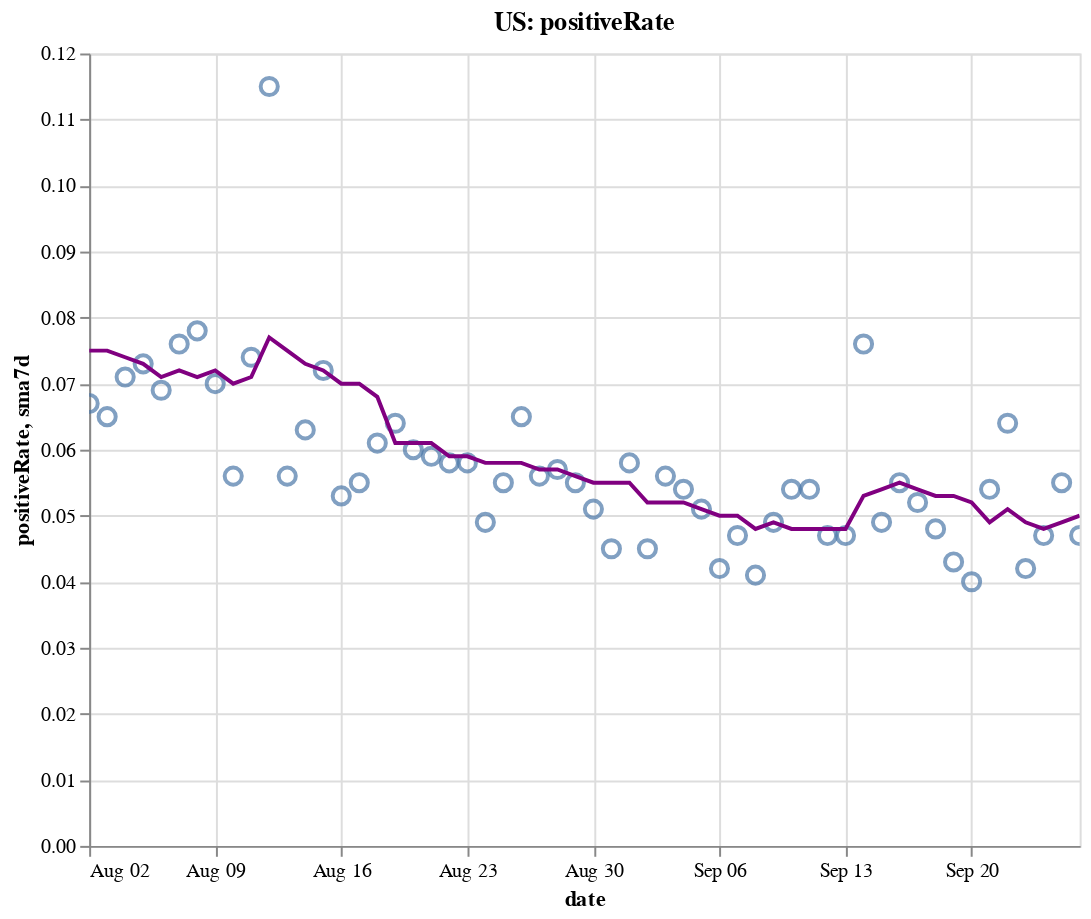

Write notebook code for a chart like this one.
### Code cell
create_plot(us, 'positiveRate')

### Figure 1 — Vega-Lite specification as saved in the notebook (floating-point values rounded to 4 significant figures)
{"config": {"view": {"continuousWidth": 400, "continuousHeight": 300}}, "layer": [{"layer": [{"mark": {"type": "point", "size": 75}, "encoding": {"tooltip": [{"type": "temporal", "field": "date"}, {"type": "quantitative", "field": "positiveRate"}, {"type": "quantitative", "field": "sma7d"}], "x": {"type": "temporal", "field": "date"}, "y": {"type": "quantitative", "field": "positiveRate"}}, "selection": {"selector004": {"type": "interval", "bind": "scales", "encodings": ["x", "y"]}}}, {"mark": {"type": "line", "color": "purple"}, "encoding": {"x": {"type": "temporal", "field": "date"}, "y": {"type": "quantitative", "field": "sma7d"}}}]}, {"mark": {"type": "rule", "color": "#aaa"}, "encoding": {"x": {"type": "temporal", "field": "date"}}, "transform": [{"filter": {"selection": "selector003"}}]}, {"mark": "circle", "encoding": {"opacity": {"condition": {"value": 1, "selection": "selector003"}, "value": 0}, "tooltip": [{"type": "temporal", "field": "date"}, {"type": "quantitative", "field": "positiveRate"}, {"type": "quantitative", "field": "sma7d"}], "x": {"type": "temporal", "field": "date"}, "y": {"type": "quantitative", "field": "positiveRate"}}, "selection": {"selector003": {"type": "single", "encodings": ["x"], "on": "mouseover", "nearest": true, "empty": "none"}}}, {"mark": {"type": "text", "align": "left", "dx": 5, "dy": -5, "stroke": "white", "strokeWidth": 2}, "encoding": {"text": {"type": "quantitative", "field": "positiveRate"}, "tooltip": [{"type": "temporal", "field": "date"}, {"type": "quantitative", "field": "positiveRate"}, {"type": "quantitative", "field": "sma7d"}], "x": {"type": "temporal", "field": "date"}, "y": {"type": "quantitative", "field": "positiveRate"}}, "transform": [{"filter": {"selection": "selector003"}}]}, {"mark": {"type": "text", "align": "left", "dx": 5, "dy": -5}, "encoding": {"text": {"type": "quantitative", "field": "positiveRate"}, "tooltip": [{"type": "temporal", "field": "date"}, {"type": "quantitative", "field": "positiveRate"}, {"type": "quantitative", "field": "sma7d"}], "x": {"type": "temporal", "field": "date"}, "y": {"type": "quantitative", "field": "positiveRate"}}, "transform": [{"filter": {"selection": "selector003"}}]}], "data": {"name": "data-32ce4fc0edfe59518d5dfb95ece183ec"}, "height": 400, "title": "US: positiveRate", "width": 500, "$schema": "https://vega.github.io/schema/vega-lite/v4.8.1.json", "datasets": {"data-32ce4fc0edfe59518d5dfb95ece183ec": [{"date": "2020-08-02T00:00:00", "totalTestResultsIncrease": 703800.0, "positiveIncrease": 46810.0, "death": 147000.0, "deathIncrease": 498.0, "positiveRate": 0.067, "state": "US", "sma7d": 0.075}, {"date": "2020-08-03T00:00:00", "totalTestResultsIncrease": 765700.0, "positiveIncrease": 49710.0, "death": 147600.0, "deathIncrease": 519.0, "positiveRate": 0.065, "state": "US", "sma7d": 0.075}, {"date": "2020-08-04T00:00:00", "totalTestResultsIncrease": 731100.0, "positiveIncrease": 51870.0, "death": 148800.0, "deathIncrease": 1255.0, "positiveRate": 0.071, "state": "US", "sma7d": 0.074}, {"date": "2020-08-05T00:00:00", "totalTestResultsIncrease": 712500.0, "positiveIncrease": 52320.0, "death": 150200.0, "deathIncrease": 1346.0, "positiveRate": 0.073, "state": "US", "sma7d": 0.073}, {"date": "2020-08-06T00:00:00", "totalTestResultsIncrease": 785200.0, "positiveIncrease": 54190.0, "death": 151400.0, "deathIncrease": 1251.0, "positiveRate": 0.069, "state": "US", "sma7d": 0.071}, {"date": "2020-08-07T00:00:00", "totalTestResultsIncrease": 803500.0, "positiveIncrease": 61340.0, "death": 152700.0, "deathIncrease": 1333.0, "positiveRate": 0.076, "state": "US", "sma7d": 0.072}, {"date": "2020-08-08T00:00:00", "totalTestResultsIncrease": 688700.0, "positiveIncrease": 53710.0, "death": 153800.0, "deathIncrease": 1089.0, "positiveRate": 0.078, "state": "US", "sma7d": 0.071}, {"date": "2020-08-09T00:00:00", "totalTestResultsIncrease": 726200.0, "positiveIncrease": 50630.0, "death": 154500.0, "deathIncrease": 616.0, "positiveRate": 0.07, "state": "US", "sma7d": 0.072}, {"date": "2020-08-10T00:00:00", "totalTestResultsIncrease": 753200.0, "positiveIncrease": 42090.0, "death": 154900.0, "deathIncrease": 426.0, "positiveRate": 0.056, "state": "US", "sma7d": 0.07}, {"date": "2020-08-11T00:00:00", "totalTestResultsIncrease": 756100.0, "positiveIncrease": 55700.0, "death": 156200.0, "deathIncrease": 1326.0, "positiveRate": 0.074, "state": "US", "sma7d": 0.071}, {"date": "2020-08-12T00:00:00", "totalTestResultsIncrease": 487500.0, "positiveIncrease": 56130.0, "death": 157700.0, "deathIncrease": 1519.0, "positiveRate": 0.115, "state": "US", "sma7d": 0.077}, {"date": "2020-08-13T00:00:00", "totalTestResultsIncrease": 925200.0, "positiveIncrease": 51760.0, "death": 158900.0, "deathIncrease": 1163.0, "positiveRate": 0.056, "state": "US", "sma7d": 0.075}, {"date": "2020-08-14T00:00:00", "totalTestResultsIncrease": 885500.0, "positiveIncrease": 55640.0, "death": 160100.0, "deathIncrease": 1216.0, "positiveRate": 0.063, "state": "US", "sma7d": 0.073}, {"date": "2020-08-15T00:00:00", "totalTestResultsIncrease": 779600.0, "positiveIncrease": 56150.0, "death": 161300.0, "deathIncrease": 1221.0, "positiveRate": 0.072, "state": "US", "sma7d": 0.072}, {"date": "2020-08-16T00:00:00", "totalTestResultsIncrease": 808100.0, "positiveIncrease": 42490.0, "death": 161900.0, "deathIncrease": 619.0, "positiveRate": 0.053, "state": "US", "sma7d": 0.07}, {"date": "2020-08-17T00:00:00", "totalTestResultsIncrease": 685800.0, "positiveIncrease": 37880.0, "death": 162400.0, "deathIncrease": 407.0, "positiveRate": 0.055, "state": "US", "sma7d": 0.07}, {"date": "2020-08-18T00:00:00", "totalTestResultsIncrease": 673700.0, "positiveIncrease": 40800.0, "death": 163500.0, "deathIncrease": 1196.0, "positiveRate": 0.061, "state": "US", "sma7d": 0.068}, {"date": "2020-08-19T00:00:00", "totalTestResultsIncrease": 703900.0, "positiveIncrease": 44960.0, "death": 165000.0, "deathIncrease": 1420.0, "positiveRate": 0.064, "state": "US", "sma7d": 0.061}, {"date": "2020-08-20T00:00:00", "totalTestResultsIncrease": 726300.0, "positiveIncrease": 43760.0, "death": 166100.0, "deathIncrease": 1134.0, "positiveRate": 0.06, "state": "US", "sma7d": 0.061}, {"date": "2020-08-21T00:00:00", "totalTestResultsIncrease": 785000.0, "positiveIncrease": 46560.0, "death": 167200.0, "deathIncrease": 1123.0, "positiveRate": 0.059, "state": "US", "sma7d": 0.061}, {"date": "2020-08-22T00:00:00", "totalTestResultsIncrease": 794300.0, "positiveIncrease": 46240.0, "death": 168300.0, "deathIncrease": 1029.0, "positiveRate": 0.058, "state": "US", "sma7d": 0.059}, {"date": "2020-08-23T00:00:00", "totalTestResultsIncrease": 645300.0, "positiveIncrease": 37570.0, "death": 168800.0, "deathIncrease": 572.0, "positiveRate": 0.058, "state": "US", "sma7d": 0.059}, {"date": "2020-08-24T00:00:00", "totalTestResultsIncrease": 713500.0, "positiveIncrease": 34640.0, "death": 169200.0, "deathIncrease": 343.0, "positiveRate": 0.049, "state": "US", "sma7d": 0.058}, {"date": "2020-08-25T00:00:00", "totalTestResultsIncrease": 664000.0, "positiveIncrease": 36380.0, "death": 170300.0, "deathIncrease": 1147.0, "positiveRate": 0.055, "state": "US", "sma7d": 0.058}, {"date": "2020-08-26T00:00:00", "totalTestResultsIncrease": 680600.0, "positiveIncrease": 44050.0, "death": 171600.0, "deathIncrease": 1298.0, "positiveRate": 0.065, "state": "US", "sma7d": 0.058}, {"date": "2020-08-27T00:00:00", "totalTestResultsIncrease": 791600.0, "positiveIncrease": 43980.0, "death": 172700.0, "deathIncrease": 1129.0, "positiveRate": 0.056, "state": "US", "sma7d": 0.057}, {"date": "2020-08-28T00:00:00", "totalTestResultsIncrease": 818700.0, "positiveIncrease": 46550.0, "death": 173800.0, "deathIncrease": 1023.0, "positiveRate": 0.057, "state": "US", "sma7d": 0.057}, {"date": "2020-08-29T00:00:00", "totalTestResultsIncrease": 815400.0, "positiveIncrease": 44500.0, "death": 174800.0, "deathIncrease": 1015.0, "positiveRate": 0.055, "state": "US", "sma7d": 0.056}, {"date": "2020-08-30T00:00:00", "totalTestResultsIncrease": 774300.0, "positiveIncrease": 39500.0, "death": 175300.0, "deathIncrease": 475.0, "positiveRate": 0.051, "state": "US", "sma7d": 0.055}, {"date": "2020-08-31T00:00:00", "totalTestResultsIncrease": 705100.0, "positiveIncrease": 31410.0, "death": 175600.0, "deathIncrease": 366.0, "positiveRate": 0.045, "state": "US", "sma7d": 0.055}, {"date": "2020-09-01T00:00:00", "totalTestResultsIncrease": 732400.0, "positiveIncrease": 42430.0, "death": 176600.0, "deathIncrease": 1027.0, "positiveRate": 0.058, "state": "US", "sma7d": 0.055}, {"date": "2020-09-02T00:00:00", "totalTestResultsIncrease": 683900.0, "positiveIncrease": 30600.0, "death": 177700.0, "deathIncrease": 1032.0, "positiveRate": 0.045, "state": "US", "sma7d": 0.052}, {"date": "2020-09-03T00:00:00", "totalTestResultsIncrease": 798200.0, "positiveIncrease": 44710.0, "death": 178700.0, "deathIncrease": 1070.0, "positiveRate": 0.056, "state": "US", "sma7d": 0.052}, {"date": "2020-09-04T00:00:00", "totalTestResultsIncrease": 949700.0, "positiveIncrease": 51590.0, "death": 179700.0, "deathIncrease": 998.0, "positiveRate": 0.054, "state": "US", "sma7d": 0.052}, {"date": "2020-09-05T00:00:00", "totalTestResultsIncrease": 876600.0, "positiveIncrease": 44900.0, "death": 180700.0, "deathIncrease": 918.0, "positiveRate": 0.051, "state": "US", "sma7d": 0.051}, {"date": "2020-09-06T00:00:00", "totalTestResultsIncrease": 782400.0, "positiveIncrease": 33120.0, "death": 181100.0, "deathIncrease": 449.0, "positiveRate": 0.042, "state": "US", "sma7d": 0.05}, {"date": "2020-09-07T00:00:00", "totalTestResultsIncrease": 615300.0, "positiveIncrease": 28680.0, "death": 181300.0, "deathIncrease": 225.0, "positiveRate": 0.047, "state": "US", "sma7d": 0.05}, {"date": "2020-09-08T00:00:00", "totalTestResultsIncrease": 540000.0, "positiveIncrease": 22220.0, "death": 181700.0, "deathIncrease": 358.0, "positiveRate": 0.041, "state": "US", "sma7d": 0.048}, {"date": "2020-09-09T00:00:00", "totalTestResultsIncrease": 626200.0, "positiveIncrease": 30980.0, "death": 182800.0, "deathIncrease": 1083.0, "positiveRate": 0.049, "state": "US", "sma7d": 0.049}, {"date": "2020-09-10T00:00:00", "totalTestResultsIncrease": 690300.0, "positiveIncrease": 37580.0, "death": 184000.0, "deathIncrease": 1170.0, "positiveRate": 0.054, "state": "US", "sma7d": 0.048}, {"date": "2020-09-11T00:00:00", "totalTestResultsIncrease": 826400.0, "positiveIncrease": 44930.0, "death": 185000.0, "deathIncrease": 1018.0, "positiveRate": 0.054, "state": "US", "sma7d": 0.048}, {"date": "2020-09-12T00:00:00", "totalTestResultsIncrease": 903400.0, "positiveIncrease": 42090.0, "death": 185800.0, "deathIncrease": 810.0, "positiveRate": 0.047, "state": "US", "sma7d": 0.048}, {"date": "2020-09-13T00:00:00", "totalTestResultsIncrease": 728200.0, "positiveIncrease": 34450.0, "death": 186200.0, "deathIncrease": 389.0, "positiveRate": 0.047, "state": "US", "sma7d": 0.048}, {"date": "2020-09-14T00:00:00", "totalTestResultsIncrease": 445800.0, "positiveIncrease": 33860.0, "death": 186600.0, "deathIncrease": 404.0, "positiveRate": 0.076, "state": "US", "sma7d": 0.053}, {"date": "2020-09-15T00:00:00", "totalTestResultsIncrease": 724800.0, "positiveIncrease": 35440.0, "death": 187600.0, "deathIncrease": 1031.0, "positiveRate": 0.049, "state": "US", "sma7d": 0.054}, {"date": "2020-09-16T00:00:00", "totalTestResultsIncrease": 729600.0, "positiveIncrease": 40020.0, "death": 188800.0, "deathIncrease": 1200.0, "positiveRate": 0.055, "state": "US", "sma7d": 0.055}, {"date": "2020-09-17T00:00:00", "totalTestResultsIncrease": 841900.0, "positiveIncrease": 43560.0, "death": 189700.0, "deathIncrease": 863.0, "positiveRate": 0.052, "state": "US", "sma7d": 0.054}, {"date": "2020-09-18T00:00:00", "totalTestResultsIncrease": 985000.0, "positiveIncrease": 47490.0, "death": 190600.0, "deathIncrease": 901.0, "positiveRate": 0.048, "state": "US", "sma7d": 0.053}, {"date": "2020-09-19T00:00:00", "totalTestResultsIncrease": 1066000.0, "positiveIncrease": 45540.0, "death": 191300.0, "deathIncrease": 740.0, "positiveRate": 0.043, "state": "US", "sma7d": 0.053}, {"date": "2020-09-20T00:00:00", "totalTestResultsIncrease": 905300.0, "positiveIncrease": 36300.0, "death": 191600.0, "deathIncrease": 327.0, "positiveRate": 0.04, "state": "US", "sma7d": 0.052}, {"date": "2020-09-21T00:00:00", "totalTestResultsIncrease": 725300.0, "positiveIncrease": 39470.0, "death": 191900.0, "deathIncrease": 287.0, "positiveRate": 0.054, "state": "US", "sma7d": 0.049}, {"date": "2020-09-22T00:00:00", "totalTestResultsIncrease": 770000.0, "positiveIncrease": 49440.0, "death": 192800.0, "deathIncrease": 854.0, "positiveRate": 0.064, "state": "US", "sma7d": 0.051}, {"date": "2020-09-23T00:00:00", "totalTestResultsIncrease": 923700.0, "positiveIncrease": 38570.0, "death": 193900.0, "deathIncrease": 1157.0, "positiveRate": 0.042, "state": "US", "sma7d": 0.049}, {"date": "2020-09-24T00:00:00", "totalTestResultsIncrease": 940400.0, "positiveIncrease": 43770.0, "death": 194900.0, "deathIncrease": 921.0, "positiveRate": 0.047, "state": "US", "sma7d": 0.048}, {"date": "2020-09-25T00:00:00", "totalTestResultsIncrease": 1012000.0, "positiveIncrease": 55530.0, "death": 195700.0, "deathIncrease": 844.0, "positiveRate": 0.055, "state": "US", "sma7d": 0.049}, {"date": "2020-09-26T00:00:00", "totalTestResultsIncrease": 1003000.0, "positiveIncrease": 47620.0, "death": 196500.0, "deathIncrease": 865.0, "positiveRate": 0.047, "state": "US", "sma7d": 0.05}]}}
